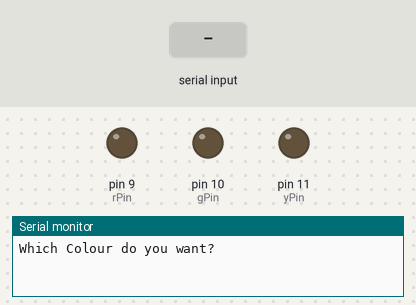
A sketch run on a simulated Arduino Uno, built with avr-gcc and run on an emulated ATmega328P. Parts: output pins drawn as LEDs (lit = HIGH), the last lines printed to the serial monitor. Dashed ring = blinking. Inputs (shaded band) come from the test bench.

Above: at 1.2 s.
1.3 s: "red" received over Serial
3.8 s: "90,45\n" received over Serial
At 3.92 s:
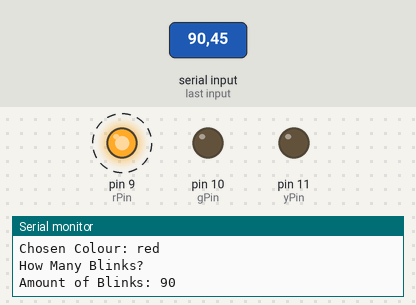
Timing chart, 0 to 12.8 s (numbered marks = the images above; inputs shaded):
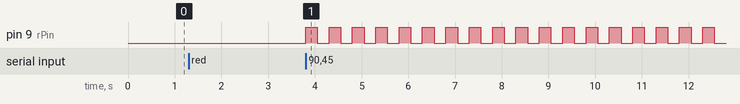

The sketch:

Serial_LED_Control.ino
```cpp
int rPin=9;
int gPin=10;
int yPin=11;
int myNum;
String myColour;
String msg="Which Colour do you want?";
String msg1="Chosen Colour: ";
String msg2="How Many Blinks?";
String msg3="Amount of Blinks: ";
String falseColour="Please choose between the colours Red/Green/Yellow";
int shortDt=250;
int longDt=1000;
int j;

void setup() {
  pinMode(rPin,OUTPUT);
  pinMode(gPin,OUTPUT);
  pinMode(yPin,OUTPUT);
  Serial.begin(9600);
}

void loop() {
  digitalWrite(rPin,LOW);
  digitalWrite(gPin,LOW);
  digitalWrite(yPin,LOW);
  Serial.println(msg);

  while(Serial.available()==0){

  }
  myColour=Serial.readString();
  Serial.print(msg1);
  Serial.println(myColour);
  Serial.println(msg2);

  while(Serial.available()==0){

  }
  myNum=Serial.parseInt();
  Serial.print(msg3);
  Serial.println(myNum);

  if(myColour=="red" || myColour=="Red" || myColour=="RED"){
    for(j=1; j<=myNum; j=j+1){
    digitalWrite(rPin,HIGH);
    delay(shortDt);
    digitalWrite(rPin,LOW);
    delay(shortDt);
    }
  }
  else if(myColour=="yellow" || myColour=="Yellow" || myColour=="YELLOW"){
    for(j=1; j<=myNum; j=j+1){
    digitalWrite(yPin,HIGH);
    delay(shortDt);
    digitalWrite(yPin,LOW);
    delay(shortDt);
    }
  }
  else if(myColour=="green" || myColour=="Green" || myColour=="GREEN"){
    for(j=1; j<=myNum; j=j+1){
    digitalWrite(gPin,HIGH);
    delay(shortDt);
    digitalWrite(gPin,LOW);
    delay(shortDt);
    }
  }
  else{
    Serial.println(falseColour);
  }
  delay(longDt);
}
```

Measured:
- after the input at 3.8 s, pin 9 (rPin): alternates HIGH for 0.25 s and LOW for 0.25 s, starting at once
